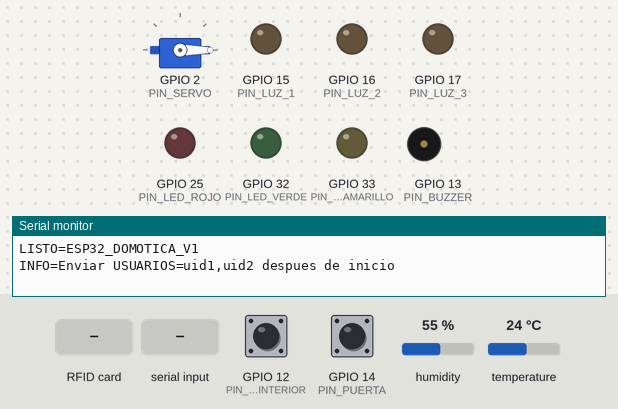
Simulated run of this sketch. Board: ESP32. Parts: servo, output pins drawn as LEDs (lit = HIGH), buzzer (waves = sounding), the last lines printed to the serial monitor. The test bench sets the inputs (shaded band); at power-on: GPIO 12 (PIN_BOTON_INTERIOR) HIGH, GPIO 14 (PIN_PUERTA) HIGH, humidity 55 %, temperature 24 °C.

Above: at 1.3 s.
1.4 s: GPIO 12 (PIN_BOTON_INTERIOR) pulled LOW for 0.15 s
At 3.0 s:
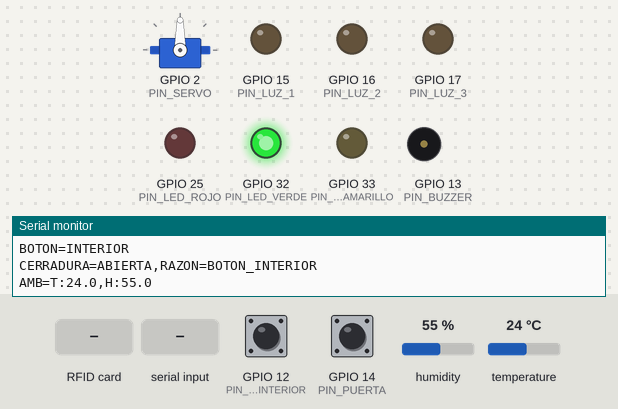
6.4 s: GPIO 14 (PIN_PUERTA) pulled LOW for 0.15 s
At 7.2 s:
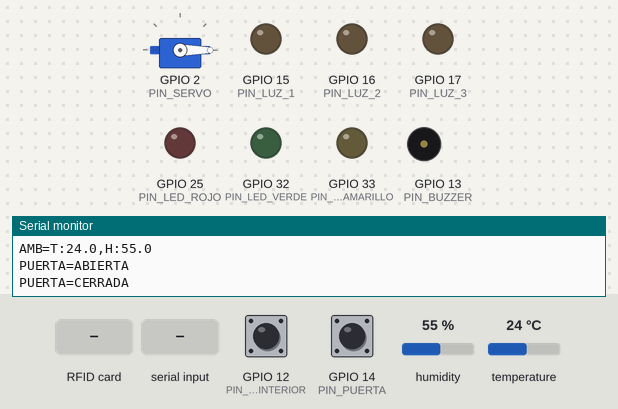
8.0 s: RFID card 5E 7A 19 C4 held to the reader
At 9.1 s:
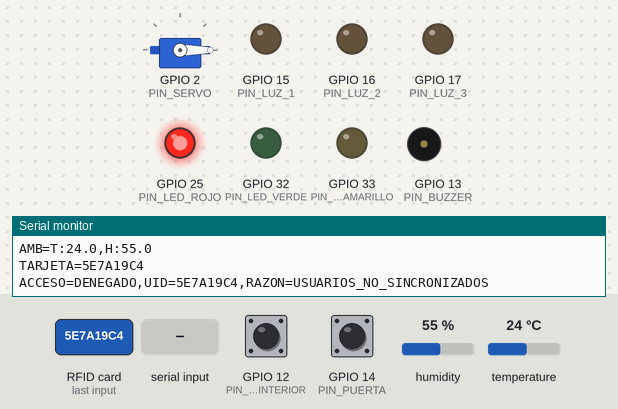
11.5 s: "REGISTRAR\n" received over Serial
At 12.2 s:
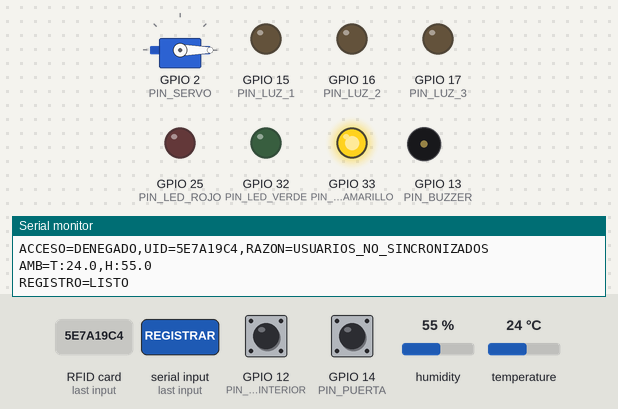
13.0 s: GPIO 12 (PIN_BOTON_INTERIOR) pulled LOW for 1 s
At 16.8 s:
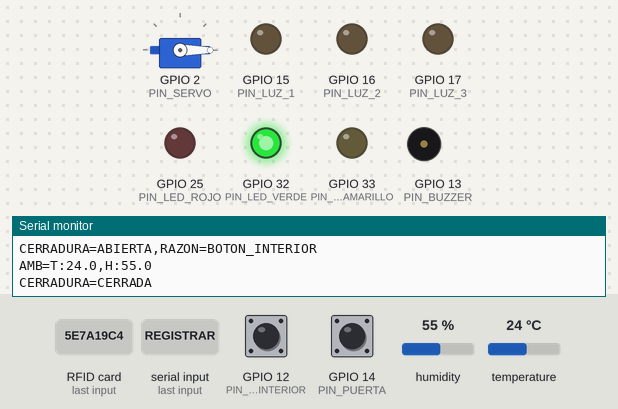
18.0 s: GPIO 14 (PIN_PUERTA) pulled LOW for 1 s
At 41.8 s:
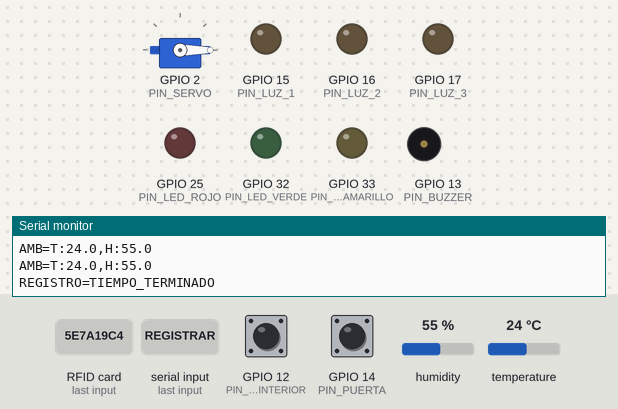
Timing chart, 0 to 43.0 s (numbered marks = the images above; inputs shaded):
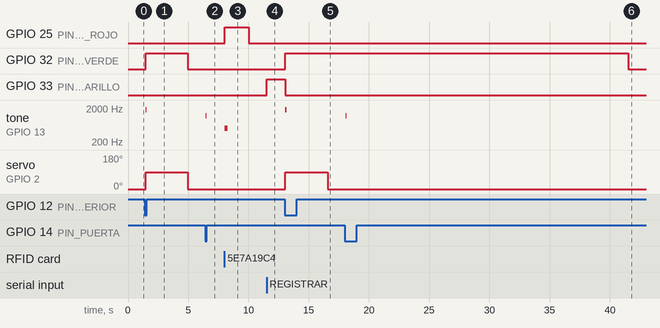

The sketch:

main.ino
```cpp
#include <SPI.h>
#include <MFRC522.h>
#include <DHT.h>
#include <ESP32Servo.h>

const uint8_t PIN_LUZ_1 = 15;
const uint8_t PIN_LUZ_2 = 16;
const uint8_t PIN_LUZ_3 = 17;
const uint8_t PIN_PUERTA = 14;
const uint8_t PIN_RFID_SS = 5;
const uint8_t PIN_RFID_RST = 22;
const uint8_t PIN_LED_VERDE = 32;
const uint8_t PIN_LED_AMARILLO = 33;
const uint8_t PIN_LED_ROJO = 25;
const uint8_t PIN_SERVO = 2;
const uint8_t PIN_BOTON_INTERIOR = 12;
const uint8_t PIN_DHT = 4;
const uint8_t PIN_BUZZER = 13;

const uint32_t VELOCIDAD_SERIAL = 115200;
const uint32_t INTERVALO_DHT_MS = 2500;
const uint32_t DEBOUNCE_MS = 40;
const uint32_t DURACION_DESBLOQUEO_MS = 3500;
const uint32_t DURACION_REGISTRO_MS = 30000;
const uint32_t RFID_COOLDOWN_MS = 1200;
const uint32_t LEDS_ESTADOS_MS = 2000;
const size_t USUARIOS_MAX = 100;
const size_t LINEA_SERIAL_MAX = 2200;
const int ANGULO_CIERRE_SERVO = 0;
const int ANGULO_ABIERTO_SERVO = 90;

MFRC522 rfid(PIN_RFID_SS, PIN_RFID_RST);
DHT dht(PIN_DHT, DHT11);
Servo cerradura;

bool luces[3] = {false, false, false};
bool modoRegistro = false;
bool cerraduraAbierta = false;
bool usuariosConocidos = false;
String uidsAutorizadas[USUARIOS_MAX];
size_t cantidadAutorizadas = 0;
uint32_t registroEmpezo = 0;
uint32_t desbloqueoEmpezo = 0;
uint32_t ultimoDht = 0;
uint32_t ultimoRfid = 0;
uint32_t ultimaPuerta = 0;
uint32_t ultimoBoton = 0;
bool ultimaLecturaBoton = HIGH;
bool estadoBoton = HIGH;
bool ultimoEstadoPuerta = HIGH;
bool estadoPuerta = HIGH;
String lineaComando;
bool serialOverflow = false;
bool autoApagarLeds = false;
uint32_t ledsPrendidos = 0;

void enviarMensaje(const String &mensaje) {
  Serial.println(mensaje);
}
void cambiarLeds(bool verde, bool amarillo, bool rojo, bool autoOff) {
  digitalWrite(PIN_LED_VERDE, verde ? HIGH : LOW);
  digitalWrite(PIN_LED_AMARILLO, amarillo ? HIGH : LOW);
  digitalWrite(PIN_LED_ROJO, rojo ? HIGH : LOW);
  autoApagarLeds = autoOff && (verde || amarillo || rojo);
  ledsPrendidos = millis();
}
void cambiarEstadoLeds(bool verde, bool amarillo, bool rojo) {
  cambiarLeds(verde, amarillo, rojo, true);
}
void mantenerEstadoLeds(bool verde, bool amarillo, bool rojo) {
  cambiarLeds(verde, amarillo, rojo, false);
}
void beep(uint16_t frecuencia, uint16_t duracion) {
  tone(PIN_BUZZER, frecuencia, duracion);
}
void actualizarEstadoLeds() {
  if (autoApagarLeds && millis() - ledsPrendidos >= LEDS_ESTADOS_MS) cambiarEstadoLeds(false, false, false);
}
String normalizarUID(String uid) {
  uid.trim();
  uid.toUpperCase();
  uid.replace(" ", "");
  uid.replace(":", "");
  uid.replace("-", "");
  return uid;
}
void bloquearPuerta() {
  cerradura.write(ANGULO_CIERRE_SERVO);
  cerraduraAbierta = false;
  if (!modoRegistro) cambiarEstadoLeds(false, false, false);
  enviarMensaje("CERRADURA=CERRADA");
}
void desbloquearPuerta(const String &razon) {
  cerradura.write(ANGULO_ABIERTO_SERVO);
  cerraduraAbierta = true;
  desbloqueoEmpezo = millis();
  mantenerEstadoLeds(true, false, false);
  beep(1800, 100);
  enviarMensaje("CERRADURA=ABIERTA,RAZON=" + razon);
}
bool estaAutorizada(const String &uid) {
  for (size_t i = 0; i < cantidadAutorizadas; ++i) {
    if (uidsAutorizadas[i] == uid) return true;
  }
  return false;
}
void agregarUidAutorizada(String uid) {
  uid = normalizarUID(uid);
  if (uid.length() == 0) return;
  for (size_t i = 0; i < cantidadAutorizadas; ++i) {
    if (uidsAutorizadas[i] == uid) return;
  }
  if (cantidadAutorizadas < USUARIOS_MAX) uidsAutorizadas[cantidadAutorizadas++] = uid;
}
void reemplazarUsuarios(String csv) {
  cantidadAutorizadas = 0;
  csv.trim();
  if (csv.length() > 0) {
    int inicio = 0;
    while (inicio < csv.length()) {
      int coma = csv.indexOf(',', inicio);
      String item = (coma < 0) ? csv.substring(inicio) : csv.substring(inicio, coma);
      item = normalizarUID(item);
      if (item.length() > 0) agregarUidAutorizada(item);
      if (coma < 0) break;
      inicio = coma + 1;
    }
  }
  usuariosConocidos = true;
  enviarMensaje("USUARIOS_SINCRONIZADOS=" + String(cantidadAutorizadas));
}
void cambiarLuz(uint8_t index, bool estado) {
  if (index > 2) return;
  luces[index] = estado;
  const uint8_t pines[] = {PIN_LUZ_1, PIN_LUZ_2, PIN_LUZ_3};
  digitalWrite(pines[index], estado ? HIGH : LOW);
  enviarMensaje("LUZ" + String(index + 1) + "=" + (estado ? "ENCENDIDA" : "APAGADA"));
}
void recibirComando(String linea) {
  linea.trim();
  if (!linea.length()) return;
  int igual = linea.indexOf('=');
  String comando = igual >= 0 ? linea.substring(0, igual) : linea;
  String valor = igual >= 0 ? linea.substring(igual + 1) : "";
  comando.trim();
  valor.trim();
  comando.toUpperCase();
  if (comando == "PING") enviarMensaje("PONG");
  else if (comando == "USUARIOS") reemplazarUsuarios(valor);
  else if (comando == "REGISTRAR") {
    modoRegistro = true;
    registroEmpezo = millis();
    mantenerEstadoLeds(false, true, false);
    enviarMensaje("REGISTRO=LISTO");
  } else if (comando == "CANCELAR_REGISTRO") {
    modoRegistro = false;
    cambiarEstadoLeds(false, false, false);
    enviarMensaje("REGISTRO=CANCELADO");
  } else if (comando == "LUZ1") cambiarLuz(0, valor == "ENCENDIDA" || valor == "1");
  else if (comando == "LUZ2") cambiarLuz(1, valor == "ENCENDIDA" || valor == "1");
  else if (comando == "LUZ3") cambiarLuz(2, valor == "ENCENDIDA" || valor == "1");
  else if (comando == "ABRIR") desbloquearPuerta("APP");
  else if (comando == "CERRAR") bloquearPuerta();
  else if (comando == "ESTADO") {
    enviarMensaje("PUERTA=" + String(estadoPuerta == LOW ? "ABIERTA" : "CERRADA"));
    enviarMensaje("CERRADURA=" + String(cerraduraAbierta ? "ABIERTA" : "CERRADA"));
    for (int i = 0; i < 3; i++) {
      enviarMensaje("LUZ" + String(i+1) + "=" + (luces[i] ? "ENCENDIDA" : "APAGADA"));
    }
  } else enviarMensaje("ERROR=COMANDO_DESCONOCIDO," + comando);
}
void leerComandoSerial() {
  while (Serial.available()) {
    char c = (char)Serial.read();
    if (c == '\n') {
      if (serialOverflow) enviarMensaje("ERROR=LINEA_MUY_LARGA");
      else recibirComando(lineaComando);
      lineaComando = "";
      serialOverflow = false;
    } else if (c != '\r' && lineaComando.length() < LINEA_SERIAL_MAX) {
      lineaComando += c;
    } else {
      serialOverflow = true;
    }
  }
}
String leerUID() {
  String uid;
  for (byte i = 0; i < rfid.uid.size; i++) {
    if (rfid.uid.uidByte[i] < 0x10) uid += '0';
    uid += String(rfid.uid.uidByte[i], HEX);
  }
  uid.toUpperCase();
  return uid;
}
void scanRFID() {
  if (!rfid.PICC_IsNewCardPresent() || !rfid.PICC_ReadCardSerial()) return;
  const uint32_t ahora = millis();
  String uid = leerUID();
  rfid.PICC_HaltA();
  rfid.PCD_StopCrypto1();
  if (ahora - ultimoRfid < RFID_COOLDOWN_MS) return;
  ultimoRfid = ahora;
  if (modoRegistro) {
    modoRegistro = false;
    cambiarEstadoLeds(false, false, false);
    enviarMensaje("UID_REGISTRO=" + uid);
    beep(1400, 100);
    return;
  }
  enviarMensaje("TARJETA=" + uid);
  if (!usuariosConocidos) {
    cambiarEstadoLeds(false, false, true);
    beep(500, 250);
    enviarMensaje("ACCESO=DENEGADO,UID=" + uid + ",RAZON=USUARIOS_NO_SINCRONIZADOS");
  } else if (estaAutorizada(uid)) {
    cambiarEstadoLeds(true, false, false);
    enviarMensaje("ACCESO=CONSEDIDO,UID=" + uid);
    desbloquearPuerta("RFID");
  } else {
    cambiarEstadoLeds(false, false, true);
    beep(450, 350);
    enviarMensaje("ACCESO=DENEGADO,UID=" + uid);
  }
}
void logicaBoton() {
  bool lectura = digitalRead(PIN_BOTON_INTERIOR);
  uint32_t ahora = millis();
  if (lectura != ultimaLecturaBoton) ultimoBoton = ahora;
  if ((ahora - ultimoBoton) > DEBOUNCE_MS && lectura != estadoBoton) {
    estadoBoton = lectura;
    if (estadoBoton == LOW) {
      enviarMensaje("BOTON=INTERIOR");
      desbloquearPuerta("BOTON_INTERIOR");
    }
  }
  ultimaLecturaBoton = lectura;
}
void logicaSensorPuerta() {
  bool lectura = digitalRead(PIN_PUERTA);
  uint32_t ahora = millis();
  if (lectura != ultimoEstadoPuerta) ultimaPuerta = ahora;
  if ((ahora - ultimaPuerta) > DEBOUNCE_MS && lectura != estadoPuerta) {
    estadoPuerta = lectura;
    bool estaAbierta = estadoPuerta == LOW;
    enviarMensaje(String("PUERTA=") + (estaAbierta ? "ABIERTA" : "CERRADA"));
    if (estaAbierta) beep(1200, 50);
  }
  ultimoEstadoPuerta = lectura;
}
void logicaDHT() {
  uint32_t ahora = millis();
  if (ahora - ultimoDht < INTERVALO_DHT_MS) return;
  ultimoDht = ahora;
  float humedad = dht.readHumidity();
  float temperatura = dht.readTemperature();
  if (isnan(humedad) || isnan(temperatura)) {
    enviarMensaje("ERROR_DE_SENSOR=DHT11");
    return;
  }
  enviarMensaje("AMB=T:" + String(temperatura, 1) + ",H:" + String(humedad, 1));
}
void setup() {
  Serial.begin(VELOCIDAD_SERIAL);
  lineaComando.reserve(LINEA_SERIAL_MAX);
  pinMode(PIN_LUZ_1, OUTPUT);
  pinMode(PIN_LUZ_2, OUTPUT);
  pinMode(PIN_LUZ_3, OUTPUT);
  pinMode(PIN_LED_VERDE, OUTPUT);
  pinMode(PIN_LED_AMARILLO, OUTPUT);
  pinMode(PIN_LED_ROJO, OUTPUT);
  pinMode(PIN_BUZZER, OUTPUT);
  pinMode(PIN_PUERTA, INPUT_PULLUP);
  pinMode(PIN_BOTON_INTERIOR, INPUT_PULLUP);
  digitalWrite(PIN_LUZ_1, LOW);
  digitalWrite(PIN_LUZ_2, LOW);
  digitalWrite(PIN_LUZ_3, LOW);
  cambiarEstadoLeds(false, false, false);
  cerradura.setPeriodHertz(50);
  cerradura.attach(PIN_SERVO, 500, 2400);
  cerradura.write(ANGULO_CIERRE_SERVO);
  dht.begin();
  SPI.begin();
  rfid.PCD_Init();
  delay(100);
  enviarMensaje("LISTO=ESP32_DOMOTICA_V1");
  enviarMensaje("INFO=Enviar USUARIOS=uid1,uid2 despues de inicio");
}
void loop() {
  leerComandoSerial();
  logicaBoton();
  logicaSensorPuerta();
  scanRFID();
  logicaDHT();
  actualizarEstadoLeds();
  if (cerraduraAbierta && estadoPuerta == HIGH && millis() - desbloqueoEmpezo >= DURACION_DESBLOQUEO_MS) {
    bloquearPuerta();
  }
  if (modoRegistro && millis() - registroEmpezo >= DURACION_REGISTRO_MS) {
    modoRegistro = false;
    cambiarEstadoLeds(false, false, false);
    enviarMensaje("REGISTRO=TIEMPO_TERMINADO");
  }
}
```

Measured:
- after the input at 1.4 s, GPIO 32 (PIN_LED_VERDE): LOW → HIGH after 0.07 s, → LOW 3.5 s later; tone on GPIO 13 (PIN_BUZZER): silent → 1800 Hz after 0.07 s, → silent 0.10 s later; servo on GPIO 2 (PIN_SERVO): 0° → 90° after 0.07 s, → 0° 3.5 s later
- after the input at 6.4 s, tone on GPIO 13 (PIN_BUZZER): silent → 1200 Hz after 0.07 s, → silent 0.05 s later
- after the input at 8.0 s, GPIO 25 (PIN_LED_ROJO): LOW → HIGH at once, → LOW 2.0 s later; tone on GPIO 13 (PIN_BUZZER): silent → 500 Hz at once, → silent 0.25 s later
- after the input at 11.5 s, GPIO 33 (PIN_LED_AMARILLO): LOW → HIGH at once
- after the input at 13.0 s, GPIO 32 (PIN_LED_VERDE): LOW → HIGH after 0.06 s; GPIO 33 (PIN_LED_AMARILLO): HIGH → LOW after 0.06 s; tone on GPIO 13 (PIN_BUZZER): silent → 1800 Hz after 0.06 s, → silent 0.10 s later; servo on GPIO 2 (PIN_SERVO): 0° → 90° after 0.06 s, → 0° 3.5 s later
- after the input at 18.0 s, tone on GPIO 13 (PIN_BUZZER): silent → 1200 Hz after 0.07 s, → silent 0.05 s later
